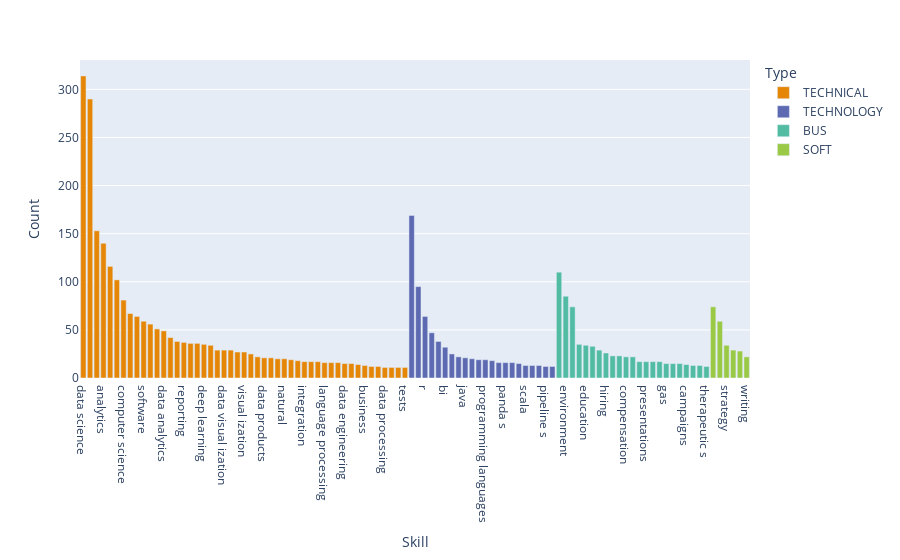

Notebook source saved alongside this figure:
### Code cell
import plotly.express as px

fig = px.bar(
            df_viz2,
            x='Skill',
            y='Count',
            color='Type',
            width=900,
            color_discrete_sequence=px.colors.qualitative.Vivid
)

fig.show()

### Figure 1 — Plotly figure (JSON) as saved in the notebook; plotly's stock layout.template omitted (floating-point values rounded to 4 significant figures)
{"data": [{"alignmentgroup": "True", "hovertemplate": "Type=TECHNICAL<br>Skill=%{x}<br>Count=%{y}<extra></extra>", "legendgroup": "TECHNICAL", "marker": {"color": "rgb(229, 134, 6)", "pattern": {"shape": ""}}, "name": "TECHNICAL", "offsetgroup": "TECHNICAL", "orientation": "v", "showlegend": true, "textposition": "auto", "type": "bar", "x": ["data science", "machine learning", "ai", "analytics", "statistics", "algorithms", "computer science", "data analysis", "modeling", "software", "data set s", "mathematics", "data analytics", "data mining", "data", "reporting", "artificial intelligence", "testing", "deep learning", "optimization", "physics", "data visual ization", "computing", "statistical analysis", "visual ization", "forecast ing", "security", "data products", "tensor flow", "economics", "natural", "dashboard s", "et l", "integration", "data collection", "computer vision", "language processing", "data pipeline s", "software development", "data engineering", "data management", "statistical", "business", "prediction", "use cases", "data processing", "automation", "applied mathematics", "tests"], "xaxis": "x", "y": [314, 290, 153, 140, 116, 102, 81, 67, 64, 59, 56, 51, 49, 42, 38, 37, 36, 36, 35, 34, 29, 29, 29, 27, 27, 25, 22, 21, 21, 20, 20, 19, 18, 17, 17, 17, 16, 16, 16, 15, 15, 14, 13, 12, 12, 11, 11, 11, 11], "yaxis": "y"}, {"alignmentgroup": "True", "hovertemplate": "Type=TECHNOLOGY<br>Skill=%{x}<br>Count=%{y}<extra></extra>", "legendgroup": "TECHNOLOGY", "marker": {"color": "rgb(93, 105, 177)", "pattern": {"shape": ""}}, "name": "TECHNOLOGY", "offsetgroup": "TECHNOLOGY", "orientation": "v", "showlegend": true, "textposition": "auto", "type": "bar", "x": ["python", "sql", "r", "programming", "nl p", "bi", "big data", "aw s", "java", "databases", "table au", "programming languages", "data models", "had oop", "panda s", "p yt or ch", "documentation", "scala", "c", "data quality", "pipeline s", "nu mp y"], "xaxis": "x", "y": [169, 95, 64, 47, 38, 32, 25, 22, 21, 20, 19, 19, 18, 16, 16, 16, 15, 13, 13, 13, 12, 12], "yaxis": "y"}, {"alignmentgroup": "True", "hovertemplate": "Type=BUS<br>Skill=%{x}<br>Count=%{y}<extra></extra>", "legendgroup": "BUS", "marker": {"color": "rgb(82, 188, 163)", "pattern": {"shape": ""}}, "name": "BUS", "offsetgroup": "BUS", "orientation": "v", "showlegend": true, "textposition": "auto", "type": "bar", "x": ["design", "environment", "marketing", "sales", "education", "healthcare", "finance", "hiring", "metric s", "consulting", "compensation", "manufacturing", "capital", "presentations", "validation", "government", "gas", "trading", "business value", "campaigns", "retail", "insurance", "therapeutic s"], "xaxis": "x", "y": [110, 85, 74, 35, 34, 33, 29, 26, 23, 23, 22, 22, 17, 17, 17, 17, 15, 15, 15, 14, 13, 13, 12], "yaxis": "y"}, {"alignmentgroup": "True", "hovertemplate": "Type=SOFT<br>Skill=%{x}<br>Count=%{y}<extra></extra>", "legendgroup": "SOFT", "marker": {"color": "rgb(153, 201, 69)", "pattern": {"shape": ""}}, "name": "SOFT", "offsetgroup": "SOFT", "orientation": "v", "showlegend": true, "textposition": "auto", "type": "bar", "x": ["communication", "learning", "strategy", "leadership", "commercial", "writing"], "xaxis": "x", "y": [74, 59, 34, 29, 28, 22], "yaxis": "y"}], "layout": {"barmode": "relative", "legend": {"title": {"text": "Type"}, "tracegroupgap": 0}, "margin": {"t": 60}, "width": 900, "xaxis": {"anchor": "y", "domain": [0, 1], "title": {"text": "Skill"}}, "yaxis": {"anchor": "x", "domain": [0, 1], "title": {"text": "Count"}}}}
